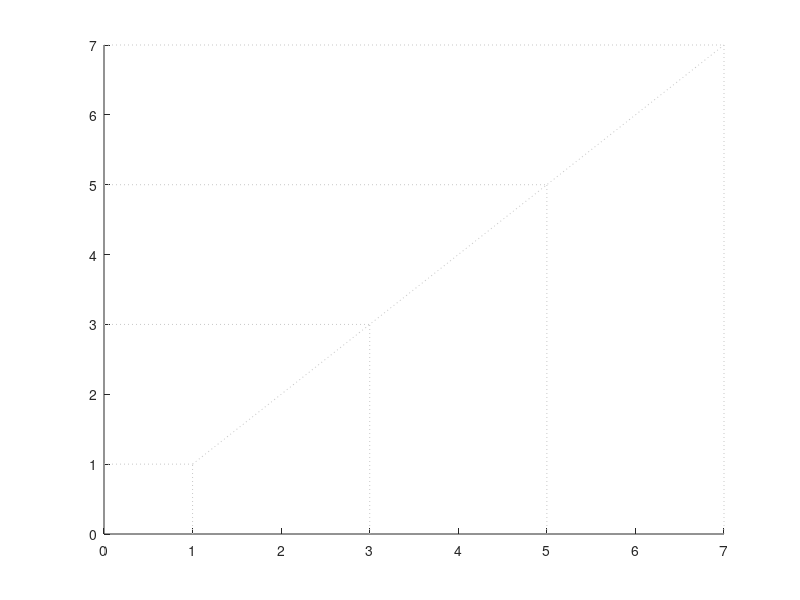

MATLAB code to generate this figure: (Note: this script raises an error after producing the figure.)
function [fig3] = plotCorrelations ...
    (data1, data2, plot_title, plot_xlabel, plot_ylabel, pearsonr, pval)



fig3 = figure(3); clf, hold on,
set(fig3, 'units', 'centimeters', 'position', [5 5 15.0 15.0]);
line([1 7], [1 7], 'LineStyle', ':', 'Color', [200/255, 200/255, 200/255]);
line([1 1], [0 1], 'LineStyle', ':', 'Color', [200/255, 200/255, 200/255]); 
line([0 1], [1 1], 'LineStyle', ':', 'Color', [200/255, 200/255, 200/255]);
line([3 3], [0 3], 'LineStyle', ':', 'Color', [200/255, 200/255, 200/255]); 
line([0 3], [3 3], 'LineStyle', ':', 'Color', [200/255, 200/255, 200/255]);
line([5 5], [0 5], 'LineStyle', ':', 'Color', [200/255, 200/255, 200/255]); 
line([0 5], [5 5], 'LineStyle', ':', 'Color', [200/255, 200/255, 200/255]);
line([7 7], [0 7], 'LineStyle', ':', 'Color', [200/255, 200/255, 200/255]); 
line([0 7], [7 7], 'LineStyle', ':', 'Color', [200/255, 200/255, 200/255]);

plot(nanmean(data1), nanmean(data2), '.k', 'MarkerSize', 20); hold on

if (pval < 0.001)
    text(1,6, 'p<0.001', 'fontname', 'arial');
elseif (pval < 0.05)
    pval = round(pval*1000)/1000;
    text(1, 6, strcat('p= ', num2str(pval)), 'fontname', 'arial');
else 
    pval = round(pval * 100)/100;
    text(1, 6, strcat('p= ', num2str(pval)), 'fontname', 'arial');
end

pearsonr = round(pearsonr*1000)/1000;
text(1, 6.5, strcat('r= ', num2str(pearsonr)), 'fontname', 'arial');


xlim([0.5 7.5]); ylim([0.5 7.5]);
title(plot_title, 'fontname', 'arial');
xlabel(plot_xlabel, 'fontname', 'arial');
ylabel(plot_ylabel, 'fontname', 'arial');
hold off, box on;


end 